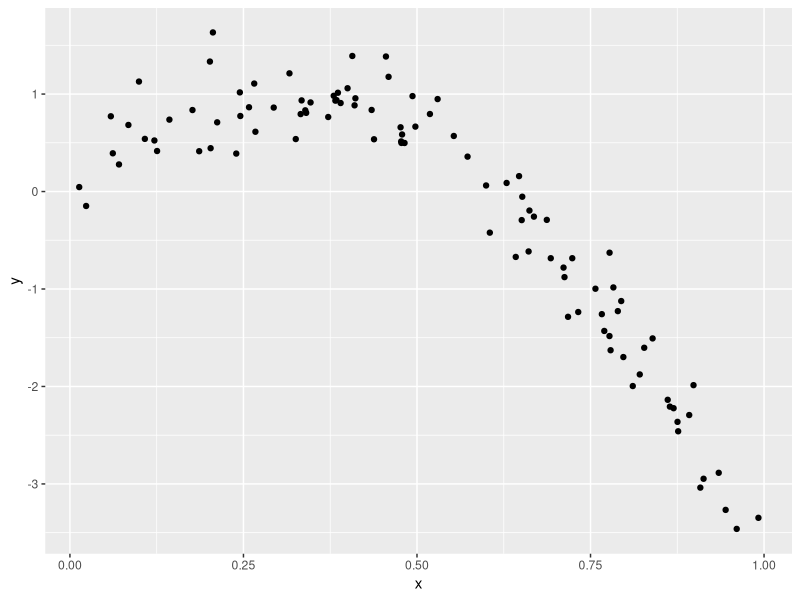
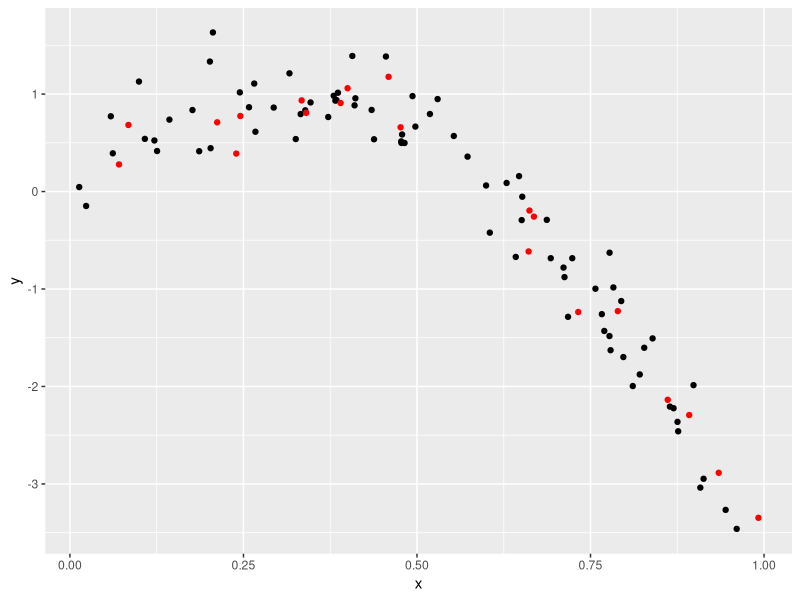
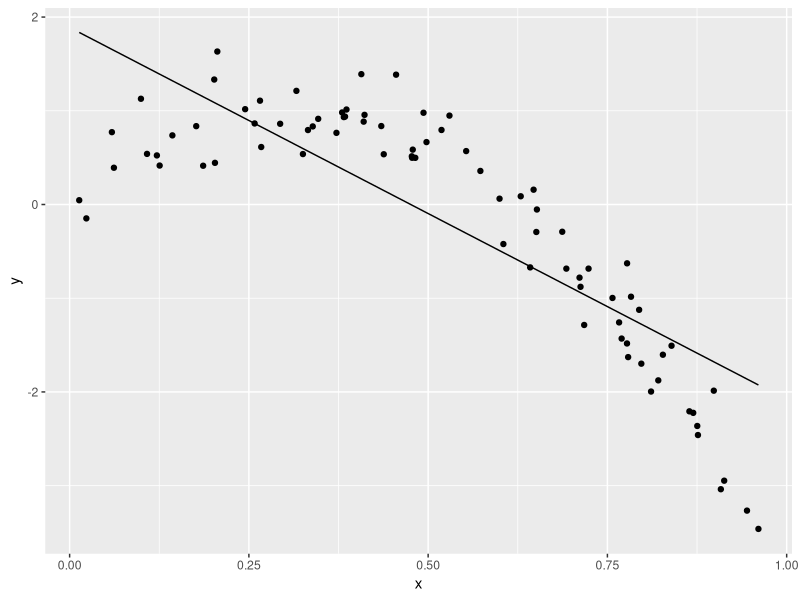
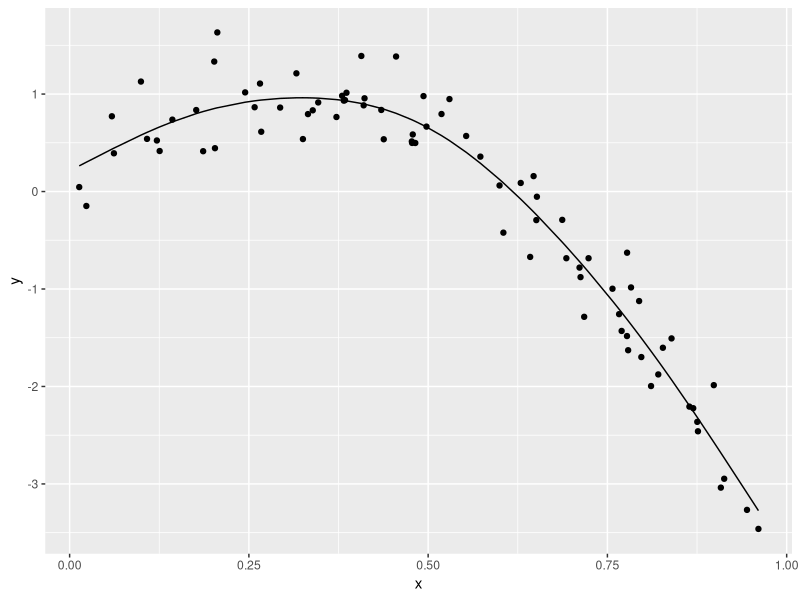
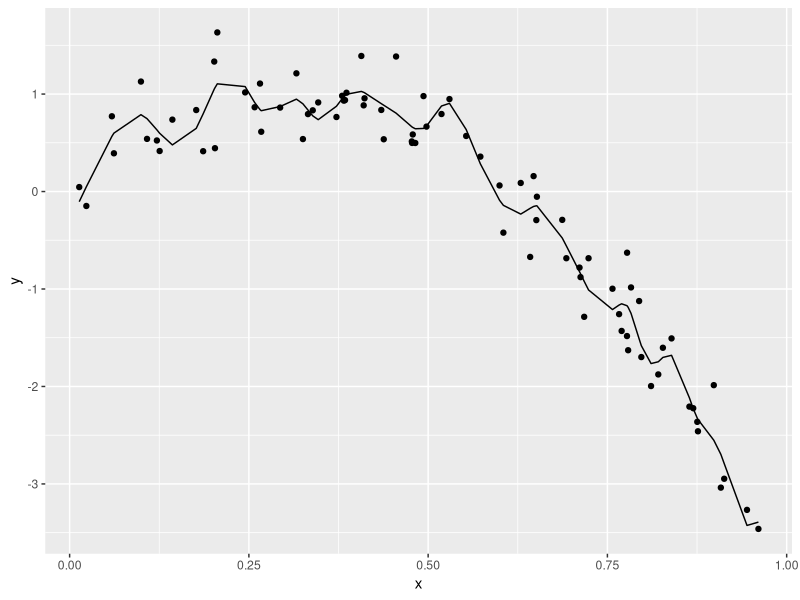

The R source for these figures, in order:
## ---- chunk 1
library(tidyverse)
library(modelr)
library(mgcv)
set.seed(1)
## ---- chunk 2
nonlin_df = 
  tibble(
    id = 1:100,
    x = runif(100, 0, 1),
    y = 1 - 10 * (x - .3) ^ 2 + rnorm(100, 0, .3)
  )
# what this dataset looks like 

nonlin_df |> 
  ggplot(aes(x = x, y = y)) + 
  geom_point()
## ---- chunk 3
train_df = sample_n(nonlin_df, 80)

# ^ subject 8 is not included in this dataset 

test_df = anti_join(nonlin_df, train_df, by = "id")

# ^ subject 8 DOES show up

ggplot(train_df, aes(x = x, y = y)) + 
  geom_point() + 
  geom_point(data = test_df, color = "red")
## ---- chunk 4
linear_mod = lm(y ~ x, data = train_df)

smooth_mod = mgcv::gam(y ~ s(x), data = train_df)
#^ gam function; give me a smooth function of x and use this to create the model

wiggly_mod = mgcv::gam(y ~ s(x, k = 30), sp = 10e-6, data = train_df)
## ---- chunk 5
train_df |>
  modelr::add_predictions(linear_mod) |>
  ggplot(aes( x=x, y=y)) +
  geom_point() +
  geom_line(aes( y = pred))

#^ not a good fit, just a straight line through the data 

train_df |>
  modelr::add_predictions(smooth_mod) |>
  ggplot(aes( x=x, y=y)) +
  geom_point() +
  geom_line(aes( y = pred))

# ^ offers a smooth curve thrugh the data points; used he game function in above code chunk

train_df |>
  modelr::add_predictions(wiggly_mod) |>
  ggplot(aes( x=x, y=y)) +
  geom_point() +
  geom_line(aes( y = pred))
## ---- chunk 6
rmse(linear_mod, train_df)
rmse(smooth_mod, train_df)
rmse(wiggly_mod, train_df)

rmse(linear_mod, test_df)
rmse(smooth_mod, test_df)
rmse(wiggly_mod, test_df)
